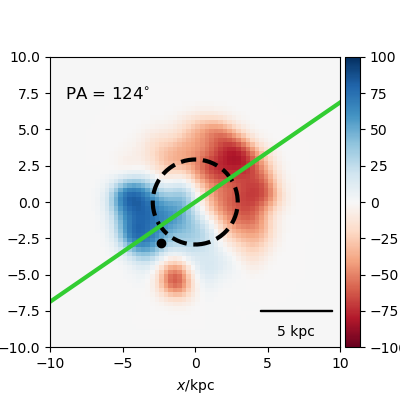

The script that saved this image:
#galaxy 239 Ray's gas velocity code
import pynbody
import numpy as np
import pynbody.plot.sph as sph
import matplotlib.pyplot as plt
from pynbody_velmaps.position_angles import *
from pynbody_velmaps.scripts.plot_manga_velmaps import *

filename='/mnt/data0/jillian/gguaman/r239/cosmo25p.768sg1bwK1BHe75.007779'
#filename= '/mnt/data0/jillian/gguaman/r239/r239.007779.tipsy'
redshift=0.03
image_width=20

def rho_sq(particles):
    return particles['rho']**2

gas_map, gas_pa, ax = plot_manga_map(filename, redshift, "gas", weights=rho_sq,image_width=image_width, orientation="sideon", cmap='RdBu',vmin=-100, vmax=100)

#plt.show()
plt.savefig("galaxy239_GasVelR.png")
